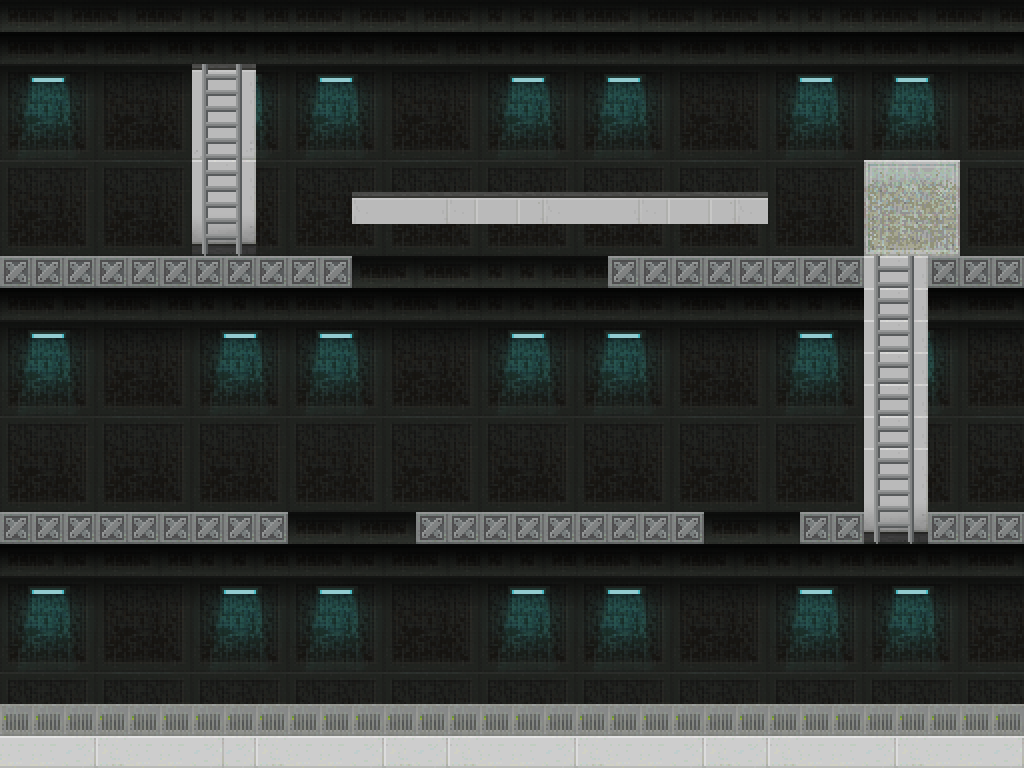

Rendered tile map (Tiled .tmx) drawn with the repository's tilesets; below, a short description and the map source with its tile grids summarised:
An orthogonal 32x24 tile map with 32x32 px tiles, 3 tile layers (Background, Block, Leiter).

<map version="1.0" orientation="orthogonal" renderorder="right-down" width="32" height="24" tilewidth="32" tileheight="32" nextobjectid="1">
 <tileset firstgid="1" name="scifi_platformTiles_32x32" tilewidth="32" tileheight="32" tilecount="805" columns="35">
  <image source="scifi_platformTiles_32x32.png" width="1120" height="736" />
 </tileset>
 <layer name="Background" width="32" height="24">
  <data>[768 cells, 768 non-empty, 72 distinct tile ids]</data>
 </layer>
 <layer name="Block" width="32" height="24">
  <data>[768 cells, 122 non-empty, 21 distinct tile ids]</data>
 </layer>
 <layer name="Leiter" width="32" height="24">
  <data>[768 cells, 43 non-empty, 19 distinct tile ids]</data>
 </layer>
</map>
